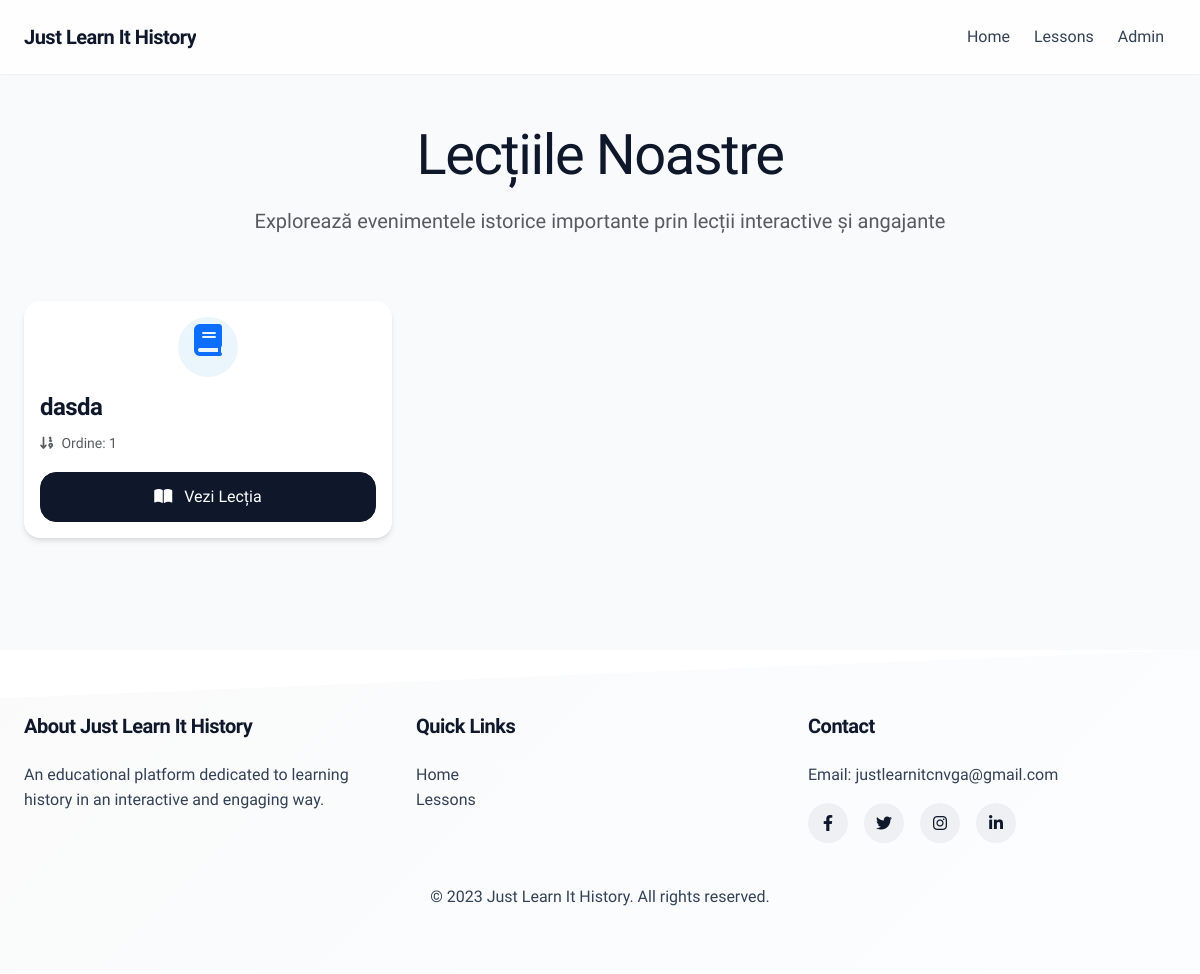
The app's page /lessons, older data.
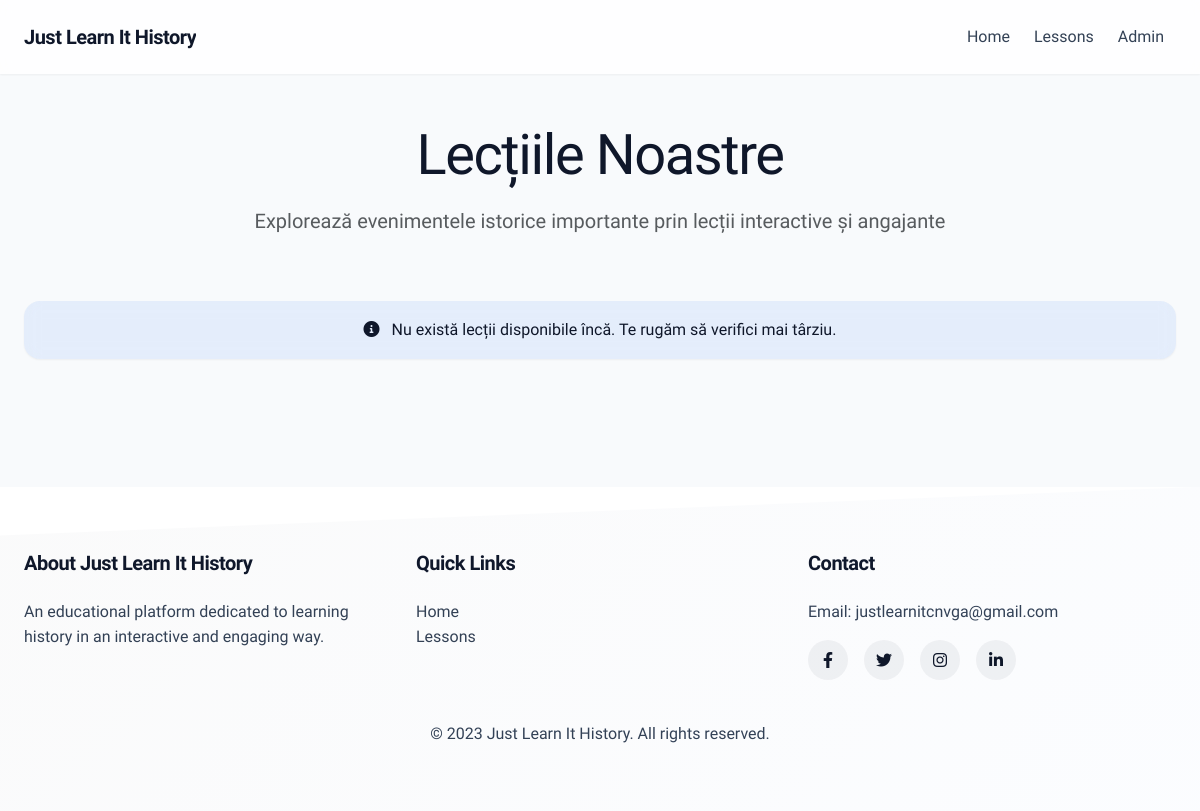
The same page, newer data.
### app.py (models this page shows)
class Lesson(db.Model):
    id = db.Column(db.Integer, primary_key=True)
    title = db.Column(db.String(200), nullable=False)
    content = db.Column(db.Text, nullable=False)
    order = db.Column(db.Integer, nullable=False)
    created_at = db.Column(db.DateTime, nullable=False, default=datetime.datetime.now)

### app.py (the view)
@app.route('/lessons')
def lessons():
    lessons = Lesson.query.with_entities(
        Lesson.id,
        Lesson.title,
        Lesson.content,
        Lesson.order
    ).order_by(Lesson.order).all()
    return render_template('lessons.html', lessons=lessons)

### templates/lessons.html (shortened to what this page needs)
{% extends "base.html" %}
{% block content %}
<div class="container py-5">
    <div class="row mb-5">
        <div class="col-12 text-center">
            <h1 class="display-4 mb-3">Lecțiile Noastre</h1>
            <p class="lead text-muted">Explorează evenimentele istorice importante prin lecții interactive și angajante</p>
        </div>
    </div>
    <div class="row g-4">
        {% if lessons %}
            {% for lesson in lessons %}
            <div class="col-md-6 col-lg-4">
                <div class="card h-100 lesson-card">
                    <div class="card-body">
                        <div class="lesson-icon mb-3">
                            <i class="fas fa-book fa-2x text-primary"></i>
                        </div>
                        <h3 class="card-title h4">{{ lesson.title }}</h3>
                        <p class="card-text">
                            <small class="text-muted">
                                <i class="fas fa-sort-numeric-down me-1"></i> Ordine: {{ lesson.order }}
                            </small>
                        </p>
                        <button class="btn btn-primary w-100" data-bs-toggle="modal" data-bs-target="#lessonModal{{ lesson.id }}">
                            <i class="fas fa-book-open me-2"></i> Vezi Lecția
                        </button>
                    </div>
                </div>
            </div>
            {% endfor %}
        {% else %}
            <div class="col-12">
                <div class="alert alert-info text-center">
                    <i class="fas fa-info-circle me-2"></i> Nu există lecții disponibile încă. Te rugăm să verifici mai târziu.
                </div>
            </div>
        {% endif %}
    </div>
</div>
{% endblock %}

Row changes from the older to the newer data that the page shows:
removed Lesson: title "dasda", order "1"
Text that changed along with them:
text now shown: "Nu există lecții disponibile încă. Te rugăm să verifici mai târziu."
